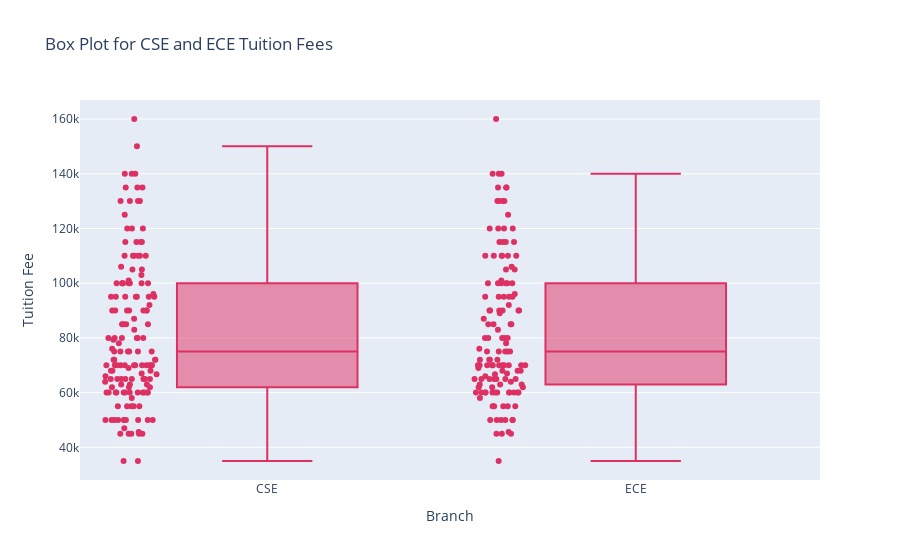

Write notebook code for a chart like this one.
### Code cell
#plotting the values of only just CSE and ECE by using Box plot
branches = ['CSE', 'ECE']
filtered_df = Eamcet[Eamcet['BRANCH'].isin(branches)]
colors = ['#de3163', '#ff7f0e']
fig = px.box(filtered_df, 
             x='BRANCH', 
             y='TUITION FEE',
             points='all',
             color_discrete_sequence=colors,
             title='Box Plot for CSE and ECE Tuition Fees',
             labels={'BRANCH': 'Branch', 'TUITION FEE': 'Tuition Fee'},
             )

fig.show()

### Figure 1 — Plotly figure (JSON) as saved in the notebook; plotly's stock layout.template omitted (floating-point values rounded to 4 significant figures; data arrays with more than 128 entries replaced by an {"elided": "..."} marker saying what was removed)
{"data": [{"alignmentgroup": "True", "boxpoints": "all", "hovertemplate": "Branch=%{x}<br>Tuition Fee=%{y}<extra></extra>", "legendgroup": "", "marker": {"color": "#de3163"}, "name": "", "notched": false, "offsetgroup": "", "orientation": "v", "showlegend": false, "x": {"elided": "285 str values"}, "x0": " ", "xaxis": "x", "y": {"elided": "285 int values"}, "y0": " ", "yaxis": "y", "type": "box"}], "layout": {"xaxis": {"anchor": "y", "domain": [0, 1], "title": {"text": "Branch"}, "type": "category", "range": [-0.5092, 1.5], "autorange": true}, "yaxis": {"anchor": "x", "domain": [0, 1], "title": {"text": "Tuition Fee"}, "type": "linear", "range": [28060.0, 166900.0], "autorange": true}, "legend": {"tracegroupgap": 0}, "title": {"text": "Box Plot for CSE and ECE Tuition Fees"}, "boxmode": "group", "autosize": true}}
